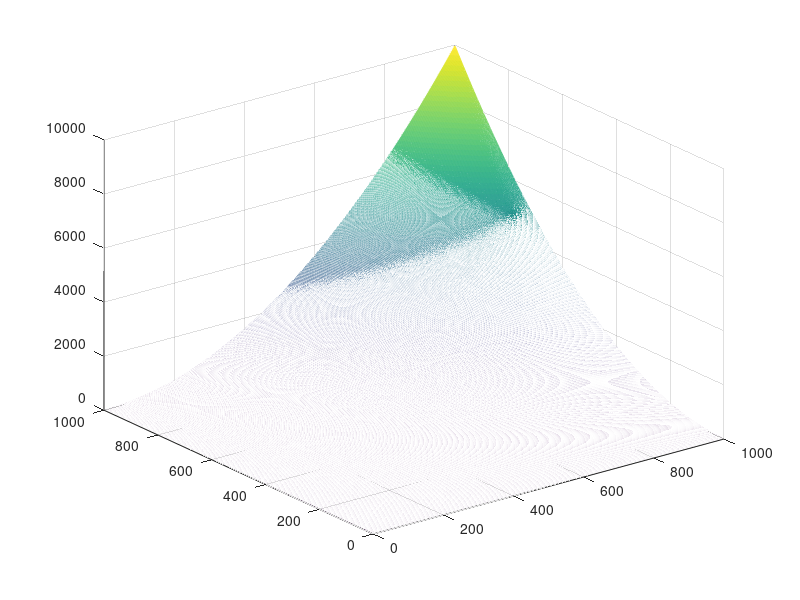
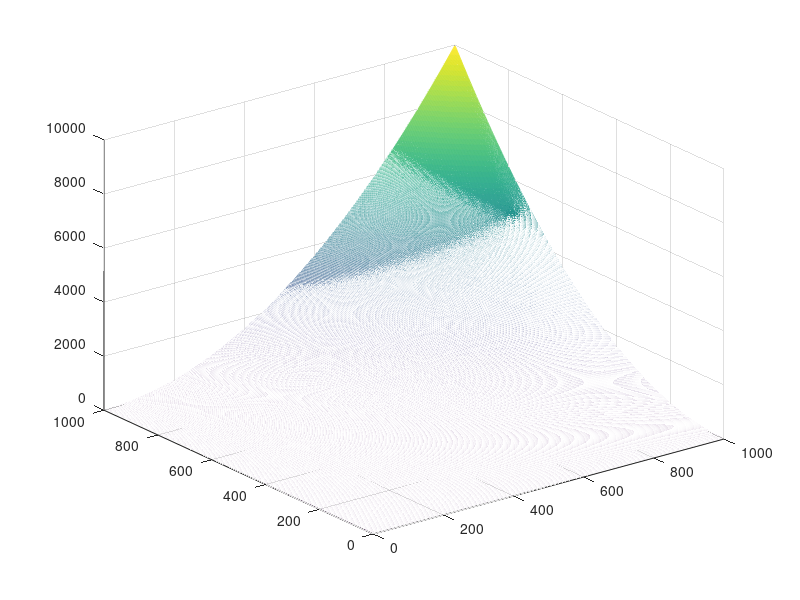

MATLAB code for these plots, in order:
clc
clear
l=1000;
x1=linspace(0,10,l);%x坐标
y1=linspace(0,10,l);%y坐标
dx=x1(2)-x1(1);%微元
dy=y1(2)-y1(1);%微元
z=zeros(l,l);%初值
x=zeros(l,l);%初值
y=zeros(l,l);%初值
fx=zeros(l,l);%各点x方向偏导数  初值
fy=zeros(l,l);;%各点y方向偏导数 初值
for i=2:l
    z(1,i)=z(1,i-1)+(fx(1,i-1)+(4*x1(1,i-1)*y1(1))*dx)*dx;
    fx(1,i)=fx(1,i-1)+(4*x1(i-1)*y1(1))*dx;
end
for i=2:l
    z(i,1)=z(i-1,1)+(fy(i-1,1)+(4*x1(1)*y1(i-1))*dy)*dy;
    fy(1,i)=fy(1,i-1)+(4*x1(1)*y1(i-1))*dx;
end
for i=2:l
    for j=2:l
        z(i,j)=z(i-1,j-1)+fx(i,j-1)*dx+fy(i-1,j)*dy;
        fx(i,j)=fx(i,j-1)+4*x1(i)*y1(j-1)*dx;
        fy(i,j)=fy(i-1,j)+4*x1(i-1)*y1(j)*dy;
    end
end
mesh(z)
figure
%对比
for i=1:l
    for j=1:l
        z1(i,j)=x1(i)^2*y1(j)^2;
    end
end
mesh(z1)
